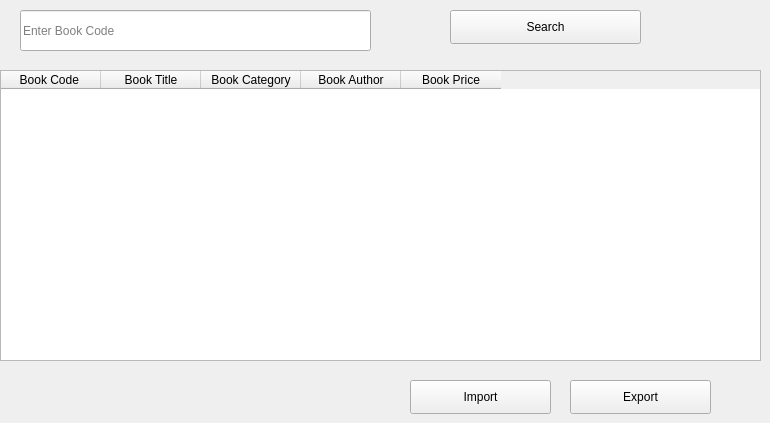
      <widget class="QWidget" name="tab_10">
       <attribute name="title">
        <string>View Book</string>
       </attribute>
       <widget class="QLineEdit" name="lineEdit_12">
        <property name="geometry">
         <rect>
          <x>20</x>
          <y>10</y>
          <width>351</width>
          <height>41</height>
         </rect>
        </property>
        <property name="placeholderText">
         <string>Enter Book Code</string>
        </property>
       </widget>
       <widget class="QPushButton" name="pushButton_12">
        <property name="geometry">
         <rect>
          <x>450</x>
          <y>10</y>
          <width>191</width>
          <height>34</height>
         </rect>
        </property>
        <property name="text">
         <string>Search</string>
        </property>
        <property name="icon">
         <iconset>
          <normaloff>icons/search.png</normaloff>icons/search.png</iconset>
        </property>
        <property name="iconSize">
         <size>
          <width>25</width>
          <height>25</height>
         </size>
        </property>
       </widget>
       <widget class="QTableWidget" name="tableWidget_2">
        <property name="geometry">
         <rect>
          <x>0</x>
          <y>70</y>
          <width>761</width>
          <height>291</height>
         </rect>
        </property>
        <column>
         <property name="text">
          <string>Book Code </string>
         </property>
        </column>
        <column>
         <property name="text">
          <string>Book Title</string>
         </property>
        </column>
        <column>
         <property name="text">
          <string>Book Category</string>
         </property>
        </column>
        <column>
         <property name="text">
          <string>Book Author</string>
         </property>
        </column>
        <column>
         <property name="text">
          <string>Book Price</string>
         </property>
        </column>
       </widget>
       <widget class="QPushButton" name="pushButton_37">
        <property name="geometry">
         <rect>
          <x>410</x>
          <y>380</y>
          <width>141</width>
          <height>34</height>
         </rect>
        </property>
        <property name="text">
         <string>Import</string>
        </property>
        <property name="icon">
         <iconset>
          <normaloff>icons/import.png</normaloff>icons/import.png</iconset>
        </property>
        <property name="iconSize">
         <size>
          <width>20</width>
          <height>20</height>
         </size>
        </property>
       </widget>
       <widget class="QPushButton" name="pushButton_36">
        <property name="geometry">
         <rect>
          <x>570</x>
          <y>380</y>
          <width>141</width>
          <height>34</height>
         </rect>
        </property>
        <property name="text">
         <string>Export</string>
        </property>
        <property name="icon">
         <iconset>
          <normaloff>icons/export.png</normaloff>icons/export.png</iconset>
        </property>
        <property name="iconSize">
         <size>
          <width>20</width>
          <height>20</height>
         </size>
        </property>
       </widget>
      </widget>
